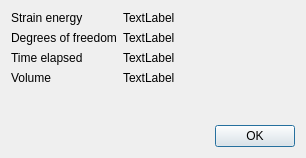
<?xml version="1.0" encoding="UTF-8"?>
<ui version="4.0">
 <class>AnalysisSummaryDialog</class>
 <widget class="QDialog" name="AnalysisSummaryDialog">
  <property name="geometry">
   <rect>
    <x>0</x>
    <y>0</y>
    <width>306</width>
    <height>158</height>
   </rect>
  </property>
  <property name="windowTitle">
   <string>Analysis summary</string>
  </property>
  <layout class="QVBoxLayout" name="verticalLayout">
   <item>
    <layout class="QFormLayout" name="formLayout">
     <property name="fieldGrowthPolicy">
      <enum>QFormLayout::ExpandingFieldsGrow</enum>
     </property>
     <item row="0" column="0">
      <widget class="QLabel" name="labelEnergyText">
       <property name="text">
        <string>Strain energy</string>
       </property>
      </widget>
     </item>
     <item row="0" column="1">
      <widget class="QLabel" name="labelEnergy">
       <property name="text">
        <string>TextLabel</string>
       </property>
      </widget>
     </item>
     <item row="1" column="0">
      <widget class="QLabel" name="labelDoFText">
       <property name="text">
        <string>Degrees of freedom</string>
       </property>
      </widget>
     </item>
     <item row="1" column="1">
      <widget class="QLabel" name="labelDoF">
       <property name="text">
        <string>TextLabel</string>
       </property>
      </widget>
     </item>
     <item row="2" column="0">
      <widget class="QLabel" name="labelTimeText">
       <property name="text">
        <string>Time elapsed</string>
       </property>
      </widget>
     </item>
     <item row="2" column="1">
      <widget class="QLabel" name="labelTime">
       <property name="text">
        <string>TextLabel</string>
       </property>
      </widget>
     </item>
     <item row="3" column="0">
      <widget class="QLabel" name="labelVolumeText">
       <property name="text">
        <string>Volume</string>
       </property>
      </widget>
     </item>
     <item row="3" column="1">
      <widget class="QLabel" name="labelVolume">
       <property name="text">
        <string>TextLabel</string>
       </property>
      </widget>
     </item>
    </layout>
   </item>
   <item>
    <widget class="QDialogButtonBox" name="buttonBox">
     <property name="orientation">
      <enum>Qt::Horizontal</enum>
     </property>
     <property name="standardButtons">
      <set>QDialogButtonBox::Ok</set>
     </property>
    </widget>
   </item>
  </layout>
 </widget>
 <resources/>
 <connections>
  <connection>
   <sender>buttonBox</sender>
   <signal>accepted()</signal>
   <receiver>AnalysisSummaryDialog</receiver>
   <slot>accept()</slot>
   <hints>
    <hint type="sourcelabel">
     <x>248</x>
     <y>254</y>
    </hint>
    <hint type="destinationlabel">
     <x>157</x>
     <y>274</y>
    </hint>
   </hints>
  </connection>
  <connection>
   <sender>buttonBox</sender>
   <signal>rejected()</signal>
   <receiver>AnalysisSummaryDialog</receiver>
   <slot>reject()</slot>
   <hints>
    <hint type="sourcelabel">
     <x>316</x>
     <y>260</y>
    </hint>
    <hint type="destinationlabel">
     <x>286</x>
     <y>274</y>
    </hint>
   </hints>
  </connection>
 </connections>
</ui>
